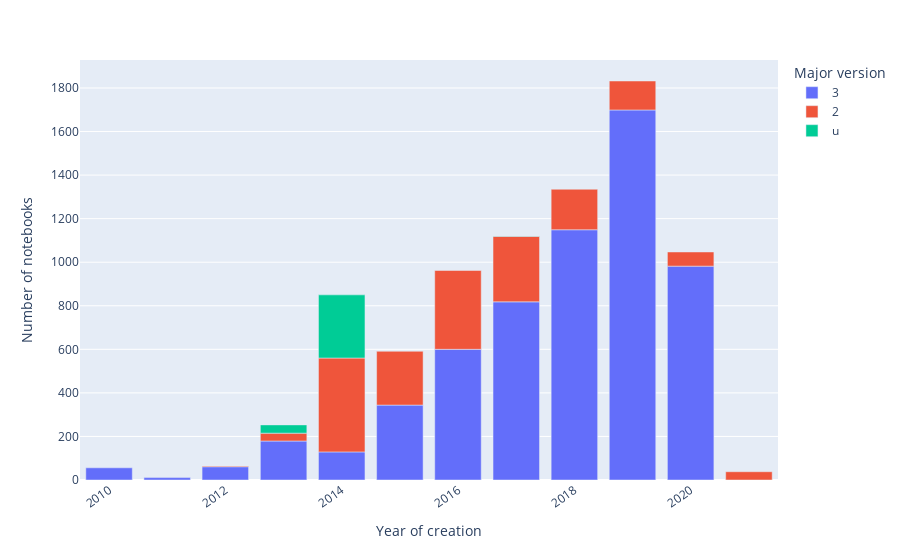

The cell this chart's notebook holds for it:
### Code cell
fig = px.bar(python_major_version_df, x='Year of creation', y='Number of notebooks', color='Major version')
#fig.update_traces(texttemplate='%{y:.s}', textposition='outside')
fig.update_layout(uniformtext_minsize=8, uniformtext_mode='hide', xaxis_tickangle=-35, xaxis_type='date')
fig.show()
filename = 'timeline_python_major_version_by_repo_creation'
fig.write_image(OUTPUT_DIR + '/' + filename + '.pdf', scale=1.0)

### Figure 1 — Plotly figure (JSON) as saved in the notebook; plotly's stock layout.template omitted (floating-point values rounded to 4 significant figures)
{"data": [{"alignmentgroup": "True", "hovertemplate": "Major version=3<br>Year of creation=%{x}<br>Number of notebooks=%{y}<extra></extra>", "legendgroup": "3", "marker": {"color": "#636efa", "pattern": {"shape": ""}}, "name": "3", "offsetgroup": "3", "orientation": "v", "showlegend": true, "textposition": "auto", "type": "bar", "x": ["2019", "2018", "2020", "2017", "2016", "2015", "2013", "2014", "2012", "2010", "2011"], "xaxis": "x", "y": [1699, 1149, 982, 818, 600, 344, 179, 129, 61, 56, 11], "yaxis": "y"}, {"alignmentgroup": "True", "hovertemplate": "Major version=2<br>Year of creation=%{x}<br>Number of notebooks=%{y}<extra></extra>", "legendgroup": "2", "marker": {"color": "#EF553B", "pattern": {"shape": ""}}, "name": "2", "offsetgroup": "2", "orientation": "v", "showlegend": true, "textposition": "auto", "type": "bar", "x": ["2014", "2016", "2017", "2015", "2018", "2019", "2020", "2021", "2013", "2012"], "xaxis": "x", "y": [431, 362, 301, 247, 186, 133, 65, 38, 36, 3], "yaxis": "y"}, {"alignmentgroup": "True", "hovertemplate": "Major version=u<br>Year of creation=%{x}<br>Number of notebooks=%{y}<extra></extra>", "legendgroup": "u", "marker": {"color": "#00cc96", "pattern": {"shape": ""}}, "name": "u", "offsetgroup": "u", "orientation": "v", "showlegend": true, "textposition": "auto", "type": "bar", "x": ["2014", "2013", "2017"], "xaxis": "x", "y": [290, 38, 1], "yaxis": "y"}], "layout": {"autosize": true, "barmode": "relative", "legend": {"title": {"text": "Major version"}, "tracegroupgap": 0}, "margin": {"t": 60}, "uniformtext": {"minsize": 8, "mode": "hide"}, "xaxis": {"anchor": "y", "autorange": true, "domain": [0, 1], "range": ["2009-07-02 12:00", "2021-07-02 12:00"], "tickangle": -35, "title": {"text": "Year of creation"}, "type": "date"}, "yaxis": {"anchor": "x", "autorange": true, "domain": [0, 1], "range": [0, 1928.0], "title": {"text": "Number of notebooks"}, "type": "linear"}}}
